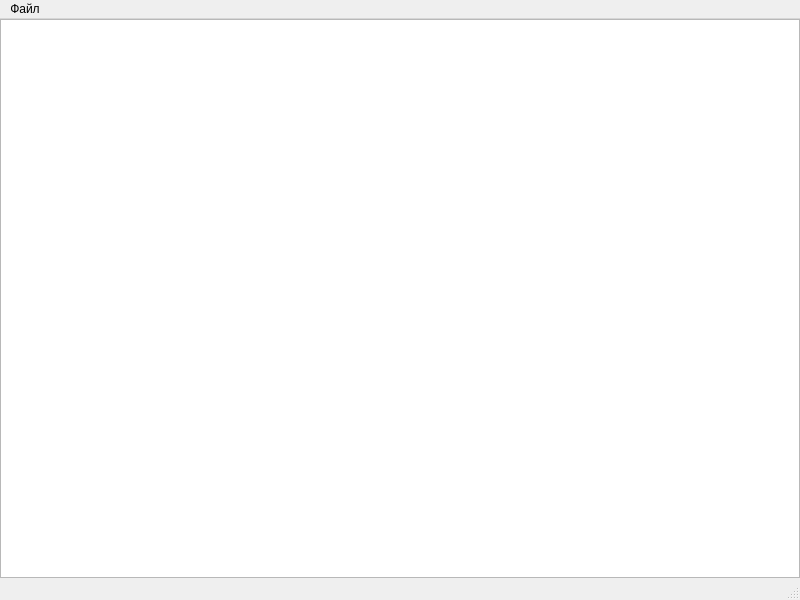
<?xml version="1.0" encoding="UTF-8"?>
<ui version="4.0">
 <class>MainWindow</class>
 <widget class="QMainWindow" name="MainWindow">
  <property name="geometry">
   <rect>
    <x>0</x>
    <y>0</y>
    <width>800</width>
    <height>600</height>
   </rect>
  </property>
  <property name="windowTitle">
   <string>MainWindow</string>
  </property>
  <property name="styleSheet">
   <string notr="true"/>
  </property>
  <widget class="QWidget" name="centralwidget">
   <layout class="QHBoxLayout" name="horizontalLayout">
    <property name="leftMargin">
     <number>0</number>
    </property>
    <property name="topMargin">
     <number>0</number>
    </property>
    <property name="rightMargin">
     <number>0</number>
    </property>
    <property name="bottomMargin">
     <number>0</number>
    </property>
    <item>
     <widget class="QTextEdit" name="textEdit">
      <property name="font">
       <font>
        <pointsize>12</pointsize>
       </font>
      </property>
      <property name="styleSheet">
       <string notr="true"/>
      </property>
     </widget>
    </item>
   </layout>
  </widget>
  <widget class="QMenuBar" name="menubar">
   <property name="geometry">
    <rect>
     <x>0</x>
     <y>0</y>
     <width>800</width>
     <height>25</height>
    </rect>
   </property>
   <widget class="QMenu" name="menu">
    <property name="title">
     <string>Файл</string>
    </property>
    <addaction name="open"/>
    <addaction name="save"/>
    <addaction name="save_as"/>
   </widget>
   <addaction name="menu"/>
  </widget>
  <widget class="QStatusBar" name="statusbar"/>
  <action name="open">
   <property name="text">
    <string>Открыть...</string>
   </property>
   <property name="font">
    <font>
     <pointsize>9</pointsize>
    </font>
   </property>
   <property name="shortcut">
    <string>Ctrl+O</string>
   </property>
  </action>
  <action name="save">
   <property name="text">
    <string>Сохранить</string>
   </property>
   <property name="shortcut">
    <string>Ctrl+S</string>
   </property>
  </action>
  <action name="save_as">
   <property name="text">
    <string>Сохранить как...</string>
   </property>
   <property name="shortcut">
    <string>Ctrl+Shift+S</string>
   </property>
  </action>
 </widget>
 <resources/>
 <connections/>
</ui>
